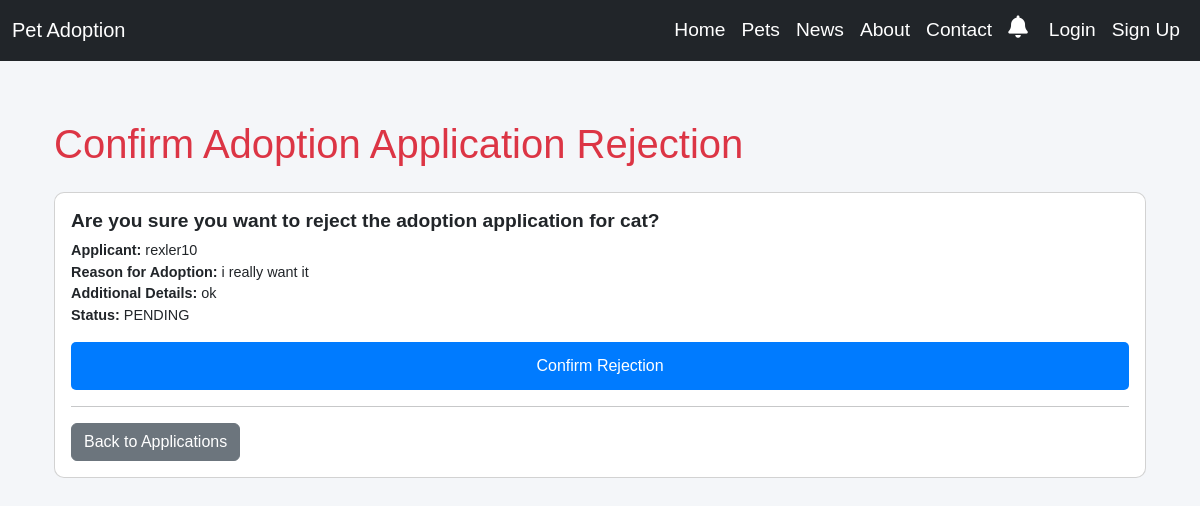
Page /adoptions/reject/10/ on the earlier database version.
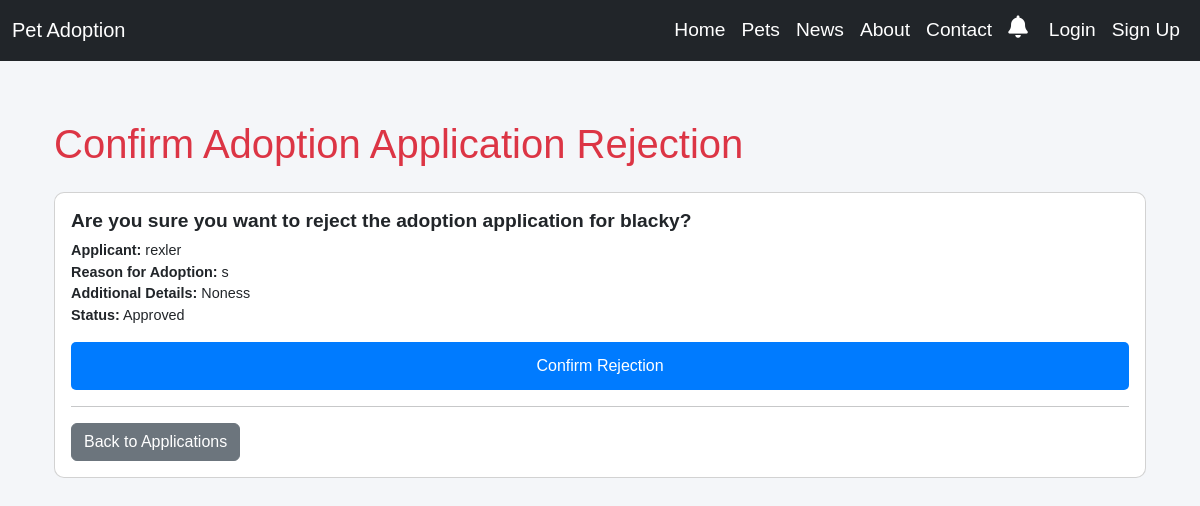
Same page on the later database version.
### app/models.py (models this page shows, shortened)
class AdoptionApplication(models.Model):
    pet = models.ForeignKey(Pet, on_delete=models.CASCADE)
    user = models.ForeignKey(settings.AUTH_USER_MODEL, on_delete=models.CASCADE)
    reason_for_adoption = models.TextField()
    additional_details = models.TextField(blank=True, null=True)
    created_at = models.DateTimeField(auto_now_add=True)
    status = models.CharField(max_length=20, choices=[
        ('PENDING', 'Pending'),
        ('APPROVED', 'Approved'),
        ('DENIED', 'Denied')
    ], default='PENDING')
    approved_by = models.ForeignKey(
        settings.AUTH_USER_MODEL,
        null=True, blank=True,
        on_delete=models.SET_NULL,
        related_name="approved_applications"
    )

class Pet(models.Model):
    name = models.CharField(max_length=100)
    animal = models.CharField(max_length=50)
    breed = models.CharField(max_length=50)
    age = models.IntegerField()
    description = models.TextField()
    post_image = models.ImageField(upload_to='pets/')
    owner = models.ForeignKey(settings.AUTH_USER_MODEL, null=True, blank=True, on_delete=models.SET_NULL)
    is_adopted = models.BooleanField(default=False)

### accounts/models.py (models this page shows, shortened)
class CustomUser(AbstractUser):
    age = models.IntegerField(null=True, blank=True)
    gender = models.CharField(max_length=10,  choices=[
            ('Male', 'Male'),
            ('Female', 'Female'),
            ('Other', 'Other'),
        ],)
    phone_number = models.CharField(max_length=15)
    image = models.ImageField(upload_to='profile_images/', blank=True, null=True, default='profile_images/default_profile.jpg')

### app/views.py (the view, shortened to what this page needs)
# urls.py: path('adoptions/reject/<int:pk>/', AdoptionApplicationRejectView.as_view(),
class AdoptionApplicationRejectView(DeleteView):
    model = AdoptionApplication
    template_name = 'applicant/adoption_application_reject.html'
    context_object_name = 'application'
    success_url = reverse_lazy('adoption_application_list')  # Redirect to the application list after rejection
    def get_object(self, queryset=None):
        return get_object_or_404(AdoptionApplication, pk=self.kwargs['pk'])

### app/context_processors.py (called while the page is built)
def notification_count(request):
    if request.user.is_authenticated:
        unread_count = Notification.objects.filter(
            Q(sender=request.user) | Q(recipient=request.user),
            is_read=False
        ).count()
    else:
        unread_count = 0
    return {'unread_notifications_count': unread_count}

### app/templates/applicant/adoption_application_reject.html (shortened to what this page needs)
{% extends 'app/base.html' %}
{% block content %}
<div class="container mt-4">
    <h1 class="mb-4 text-danger">Confirm Adoption Application Rejection</h1>
    <div class="card">
        <div class="card-body">
            <h5 class="card-title">Are you sure you want to reject the adoption application for {{ application.pet.name }}?</h5>
            <p class="card-text">
                <strong>Applicant:</strong> {{ application.user.username }}<br>
                <strong>Reason for Adoption:</strong> {{ application.reason_for_adoption }}<br>
                <strong>Additional Details:</strong> {{ application.additional_details }}<br>
                <strong>Status:</strong> {{ application.status }}
            </p>
            <form method="post">
                <button type="submit" class="btn btn-danger">Confirm Rejection</button>
            </form>
            <hr>
            <a href="{% url 'adoption_application_list' %}" class="btn btn-secondary">Back to Applications</a>
        </div>
    </div>
</div>
{% endblock content %}

Differences in the rows shown:
changed AdoptionApplication: pet.name "cat" → "blacky"; user.username "rexler10" → "rexler"; reason_for_adoption "i really want it" → "s"; additional_details "ok" → "Noness"; status "PENDING" → "Approved"
